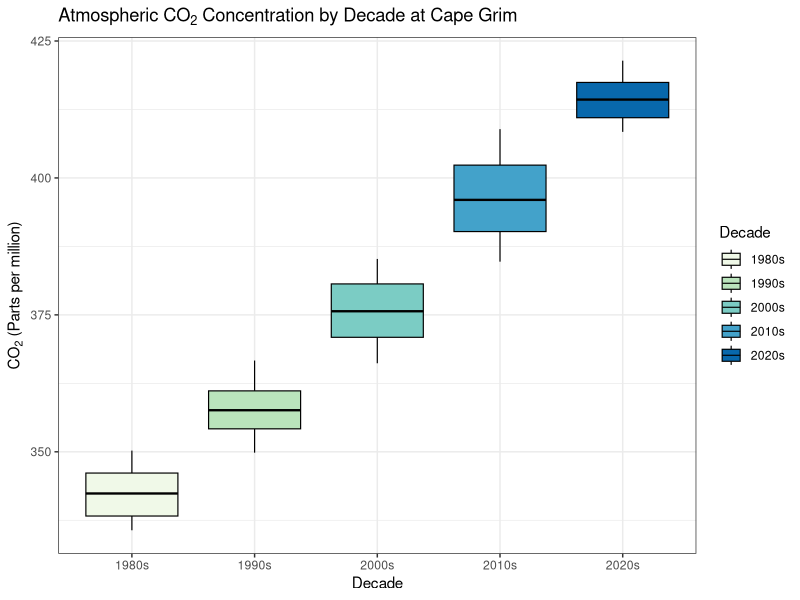

Recreate this plot in R.
## Preliminary Plot


library(tidyverse)

cape <- read_csv("Original Dataset.csv", skip = 24,show_col_types = FALSE)
cape <- cape %>%
  slice(1:597)
cape <- cape %>%
  rename(
    
    Year = YYYY,
    Month = MM,
    Day = DD,
    DateDecimal = DATE,
    CO2 = `CO2(ppm)`,
    SD = `SD(ppm)`,
    GrowthRate = `GR(ppm/yr)`
    
  )

cape$Year <- as.numeric(cape$Year)
cape$Month <- as.numeric(cape$Month)
cape$CO2 <- as.numeric(cape$CO2)

cape <- cape %>%
  
  filter(Year >= 1980 & Year <= 2024)

cape <- cape %>%
  mutate(
    Time = Year + (Month - 1) / 12,
    Decade = paste0(floor(Year / 10) * 10, "s")
  )
ggplot(cape, aes(x = Decade, y = CO2, fill = Decade)) +
  geom_boxplot(color = "black", linewidth = 0.4) +
  scale_fill_brewer(palette = "GnBu") +
  labs(
    title = expression("Atmospheric CO"[2]*" Concentration by Decade at Cape Grim"),
    x = "Decade",
    y = expression("CO"[2]*" (Parts per million)")
  ) +
  theme_bw() 
